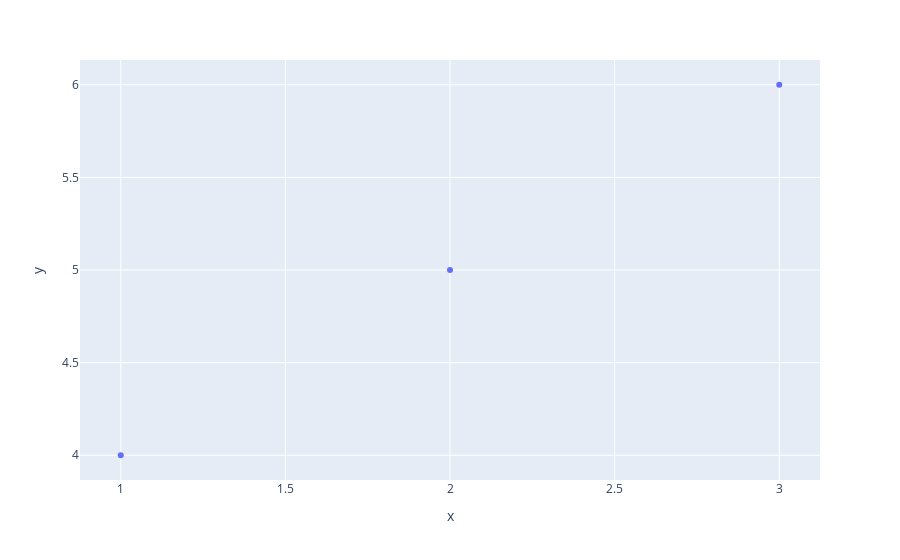

The notebook cell this image was saved under:
### Code cell
import plotly.express as px

fig = px.scatter(x=[1, 2, 3], y=[4, 5, 6])
fig.show()

### Figure 1 — Plotly figure (JSON) as saved in the notebook; plotly's stock layout.template omitted (floating-point values rounded to 4 significant figures)
{"data": [{"hovertemplate": "x=%{x}<br>y=%{y}<extra></extra>", "legendgroup": "", "marker": {"color": "#636efa", "symbol": "circle"}, "mode": "markers", "name": "", "orientation": "v", "showlegend": false, "type": "scatter", "x": [1, 2, 3], "xaxis": "x", "y": [4, 5, 6], "yaxis": "y"}], "layout": {"autosize": true, "legend": {"tracegroupgap": 0}, "margin": {"t": 60}, "xaxis": {"anchor": "y", "autorange": true, "domain": [0, 1], "range": [0.8657, 3.134], "title": {"text": "x"}, "type": "linear"}, "yaxis": {"anchor": "x", "autorange": true, "domain": [0, 1], "range": [3.845, 6.155], "title": {"text": "y"}, "type": "linear"}}}
